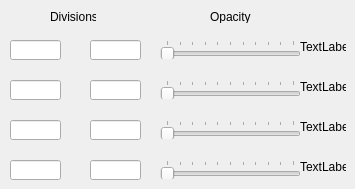
    <widget class="QWidget" name="tab_5">
     <attribute name="title">
      <string>Opacity</string>
     </attribute>
     <widget class="QLineEdit" name="opacityDiv1Box1">
      <property name="geometry">
       <rect>
        <x>10</x>
        <y>40</y>
        <width>51</width>
        <height>20</height>
       </rect>
      </property>
     </widget>
     <widget class="QLabel" name="label_8">
      <property name="geometry">
       <rect>
        <x>50</x>
        <y>10</y>
        <width>46</width>
        <height>13</height>
       </rect>
      </property>
      <property name="text">
       <string>Divisions</string>
      </property>
     </widget>
     <widget class="QLineEdit" name="opacityDiv1Box2">
      <property name="geometry">
       <rect>
        <x>90</x>
        <y>40</y>
        <width>51</width>
        <height>20</height>
       </rect>
      </property>
     </widget>
     <widget class="QLabel" name="label_9">
      <property name="geometry">
       <rect>
        <x>210</x>
        <y>10</y>
        <width>46</width>
        <height>13</height>
       </rect>
      </property>
      <property name="text">
       <string>Opacity</string>
      </property>
     </widget>
     <widget class="QSlider" name="opacityDiv1Slider">
      <property name="geometry">
       <rect>
        <x>160</x>
        <y>40</y>
        <width>141</width>
        <height>19</height>
       </rect>
      </property>
      <property name="maximum">
       <number>100</number>
      </property>
      <property name="orientation">
       <enum>Qt::Horizontal</enum>
      </property>
      <property name="tickPosition">
       <enum>QSlider::TicksAbove</enum>
      </property>
     </widget>
     <widget class="QLabel" name="opacityDiv1Label">
      <property name="geometry">
       <rect>
        <x>300</x>
        <y>40</y>
        <width>46</width>
        <height>13</height>
       </rect>
      </property>
      <property name="text">
       <string>TextLabel</string>
      </property>
     </widget>
     <widget class="QLineEdit" name="opacityDiv2Box1">
      <property name="geometry">
       <rect>
        <x>10</x>
        <y>80</y>
        <width>51</width>
        <height>20</height>
       </rect>
      </property>
     </widget>
     <widget class="QLabel" name="opacityDiv2Label">
      <property name="geometry">
       <rect>
        <x>300</x>
        <y>80</y>
        <width>46</width>
        <height>13</height>
       </rect>
      </property>
      <property name="text">
       <string>TextLabel</string>
      </property>
     </widget>
     <widget class="QSlider" name="opacityDiv2Slider">
      <property name="geometry">
       <rect>
        <x>160</x>
        <y>80</y>
        <width>141</width>
        <height>19</height>
       </rect>
      </property>
      <property name="maximum">
       <number>100</number>
      </property>
      <property name="orientation">
       <enum>Qt::Horizontal</enum>
      </property>
      <property name="tickPosition">
       <enum>QSlider::TicksAbove</enum>
      </property>
     </widget>
     <widget class="QLineEdit" name="opacityDiv2Box2">
      <property name="geometry">
       <rect>
        <x>90</x>
        <y>80</y>
        <width>51</width>
        <height>20</height>
       </rect>
      </property>
     </widget>
     <widget class="QLineEdit" name="opacityDiv3Box1">
      <property name="geometry">
       <rect>
        <x>10</x>
        <y>120</y>
        <width>51</width>
        <height>20</height>
       </rect>
      </property>
     </widget>
     <widget class="QLabel" name="opacityDiv3Label">
      <property name="geometry">
       <rect>
        <x>300</x>
        <y>120</y>
        <width>46</width>
        <height>13</height>
       </rect>
      </property>
      <property name="text">
       <string>TextLabel</string>
      </property>
     </widget>
     <widget class="QSlider" name="opacityDiv3Slider">
      <property name="geometry">
       <rect>
        <x>160</x>
        <y>120</y>
        <width>141</width>
        <height>19</height>
       </rect>
      </property>
      <property name="maximum">
       <number>100</number>
      </property>
      <property name="orientation">
       <enum>Qt::Horizontal</enum>
      </property>
      <property name="tickPosition">
       <enum>QSlider::TicksAbove</enum>
      </property>
     </widget>
     <widget class="QLineEdit" name="opacityDiv3Box2">
      <property name="geometry">
       <rect>
        <x>90</x>
        <y>120</y>
        <width>51</width>
        <height>20</height>
       </rect>
      </property>
     </widget>
     <widget class="QLineEdit" name="opacityDiv4Box1">
      <property name="geometry">
       <rect>
        <x>10</x>
        <y>160</y>
        <width>51</width>
        <height>20</height>
       </rect>
      </property>
     </widget>
     <widget class="QLabel" name="opacityDiv4Label">
      <property name="geometry">
       <rect>
        <x>300</x>
        <y>160</y>
        <width>46</width>
        <height>13</height>
       </rect>
      </property>
      <property name="text">
       <string>TextLabel</string>
      </property>
     </widget>
     <widget class="QSlider" name="opacityDiv4Slider">
      <property name="geometry">
       <rect>
        <x>160</x>
        <y>160</y>
        <width>141</width>
        <height>19</height>
       </rect>
      </property>
      <property name="maximum">
       <number>100</number>
      </property>
      <property name="orientation">
       <enum>Qt::Horizontal</enum>
      </property>
      <property name="tickPosition">
       <enum>QSlider::TicksAbove</enum>
      </property>
     </widget>
     <widget class="QLineEdit" name="opacityDiv4Box2">
      <property name="geometry">
       <rect>
        <x>90</x>
        <y>160</y>
        <width>51</width>
        <height>20</height>
       </rect>
      </property>
     </widget>
    </widget>
